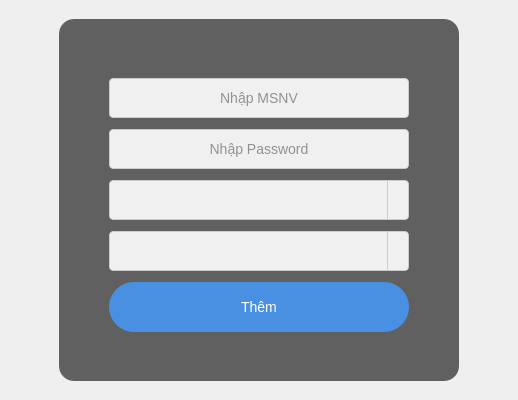
      <widget class="QWidget" name="tabadduser">
       <attribute name="icon">
        <iconset resource="lib_icon_InventoryManagement.qrc">
         <normaloff>:/icon/images/icon/add_user.png</normaloff>:/icon/images/icon/add_user.png</iconset>
       </attribute>
       <attribute name="title">
        <string>ADD USER</string>
       </attribute>
       <layout class="QVBoxLayout" name="verticalLayout_18">
        <property name="spacing">
         <number>5</number>
        </property>
        <property name="leftMargin">
         <number>5</number>
        </property>
        <property name="topMargin">
         <number>5</number>
        </property>
        <property name="rightMargin">
         <number>5</number>
        </property>
        <property name="bottomMargin">
         <number>5</number>
        </property>
        <item>
         <widget class="QWidget" name="horizontalWidget_Login_2" native="true">
          <layout class="QHBoxLayout" name="horizontalLayout_17">
           <property name="spacing">
            <number>5</number>
           </property>
           <property name="leftMargin">
            <number>5</number>
           </property>
           <property name="topMargin">
            <number>5</number>
           </property>
           <property name="rightMargin">
            <number>5</number>
           </property>
           <property name="bottomMargin">
            <number>5</number>
           </property>
           <item>
            <spacer name="horizontalSpacer_22">
             <property name="orientation">
              <enum>Qt::Horizontal</enum>
             </property>
             <property name="sizeHint" stdset="0">
              <size>
               <width>40</width>
               <height>20</height>
              </size>
             </property>
            </spacer>
           </item>
           <item>
            <widget class="QWidget" name="widget_themUser" native="true">
             <layout class="QVBoxLayout" name="verticalLayout_16">
              <item>
               <widget class="QWidget" name="widget_adduser" native="true">
                <property name="sizePolicy">
                 <sizepolicy hsizetype="Fixed" vsizetype="Preferred">
                  <horstretch>0</horstretch>
                  <verstretch>0</verstretch>
                 </sizepolicy>
                </property>
                <property name="minimumSize">
                 <size>
                  <width>400</width>
                  <height>0</height>
                 </size>
                </property>
                <property name="maximumSize">
                 <size>
                  <width>600</width>
                  <height>500</height>
                 </size>
                </property>
                <property name="styleSheet">
                 <string notr="true">QWidget {
    background-color: rgba(0, 0, 0, 0.6); /* Màu nền đen mờ */
    border-radius: 15px; /* Bo góc mềm mại */
}
</string>
                </property>
                <layout class="QVBoxLayout" name="verticalLayout_17">
                 <item>
                  <spacer name="verticalSpacer_22">
                   <property name="orientation">
                    <enum>Qt::Vertical</enum>
                   </property>
                   <property name="sizeType">
                    <enum>QSizePolicy::Fixed</enum>
                   </property>
                   <property name="sizeHint" stdset="0">
                    <size>
                     <width>20</width>
                     <height>10</height>
                    </size>
                   </property>
                  </spacer>
                 </item>
                 <item>
                  <layout class="QHBoxLayout" name="horizontalLayout_18">
                   <item>
                    <widget class="QLabel" name="adduser_logo_label">
                     <property name="sizePolicy">
                      <sizepolicy hsizetype="Fixed" vsizetype="Preferred">
                       <horstretch>0</horstretch>
                       <verstretch>0</verstretch>
                      </sizepolicy>
                     </property>
                     <property name="maximumSize">
                      <size>
                       <width>100</width>
                       <height>70</height>
                      </size>
                     </property>
                     <property name="font">
                      <font>
                       <weight>75</weight>
                       <bold>true</bold>
                      </font>
                     </property>
                     <property name="styleSheet">
                      <string notr="true">QLabel {
    background-color: transparent; /* Nền trong suốt */
}
</string>
                     </property>
                     <property name="text">
                      <string/>
                     </property>
                     <property name="pixmap">
                      <pixmap resource="lib_icon_InventoryManagement.qrc">:/icon/images/icon/logo.png</pixmap>
                     </property>
                     <property name="scaledContents">
                      <bool>true</bool>
                     </property>
                     <property name="alignment">
                      <set>Qt::AlignCenter</set>
                     </property>
                     <property name="wordWrap">
                      <bool>false</bool>
                     </property>
                    </widget>
                   </item>
                  </layout>
                 </item>
                 <item>
                  <spacer name="verticalSpacer_23">
                   <property name="orientation">
                    <enum>Qt::Vertical</enum>
                   </property>
                   <property name="sizeType">
                    <enum>QSizePolicy::Fixed</enum>
                   </property>
                   <property name="sizeHint" stdset="0">
                    <size>
                     <width>20</width>
                     <height>20</height>
                    </size>
                   </property>
                  </spacer>
                 </item>
                 <item>
                  <layout class="QHBoxLayout" name="horizontalLayout_19">
                   <item>
                    <widget class="QLineEdit" name="adduser_msnv_lineedit">
                     <property name="sizePolicy">
                      <sizepolicy hsizetype="Fixed" vsizetype="Fixed">
                       <horstretch>0</horstretch>
                       <verstretch>0</verstretch>
                      </sizepolicy>
                     </property>
                     <property name="minimumSize">
                      <size>
                       <width>300</width>
                       <height>40</height>
                      </size>
                     </property>
                     <property name="font">
                      <font>
                       <pointsize>-1</pointsize>
                      </font>
                     </property>
                     <property name="autoFillBackground">
                      <bool>false</bool>
                     </property>
                     <property name="styleSheet">
                      <string notr="true">QLineEdit {
    background-color: #f0f0f0;
    border: 1px solid #ccc;
    border-radius: 4px;
    padding: 4px;
    color: #333;
	font-size: 14px;
}

QLineEdit:focus {
    border: 2px solid #4a90e2; /* Màu viền khi focus */
}</string>
                     </property>
                     <property name="inputMask">
                      <string/>
                     </property>
                     <property name="maxLength">
                      <number>30</number>
                     </property>
                     <property name="alignment">
                      <set>Qt::AlignCenter</set>
                     </property>
                     <property name="placeholderText">
                      <string>Nhập MSNV</string>
                     </property>
                    </widget>
                   </item>
                  </layout>
                 </item>
                 <item>
                  <spacer name="verticalSpacer_24">
                   <property name="orientation">
                    <enum>Qt::Vertical</enum>
                   </property>
                   <property name="sizeType">
                    <enum>QSizePolicy::Fixed</enum>
                   </property>
                   <property name="sizeHint" stdset="0">
                    <size>
                     <width>20</width>
                     <height>5</height>
                    </size>
                   </property>
                  </spacer>
                 </item>
                 <item>
                  <layout class="QHBoxLayout" name="horizontalLayout_20">
                   <item>
                    <widget class="QLineEdit" name="adduser_password_lineedit">
                     <property name="sizePolicy">
                      <sizepolicy hsizetype="Fixed" vsizetype="Fixed">
                       <horstretch>0</horstretch>
                       <verstretch>0</verstretch>
                      </sizepolicy>
                     </property>
                     <property name="minimumSize">
                      <size>
                       <width>300</width>
                       <height>40</height>
                      </size>
                     </property>
                     <property name="font">
                      <font>
                       <pointsize>-1</pointsize>
                      </font>
                     </property>
                     <property name="styleSheet">
                      <string notr="true">QLineEdit {
    background-color: #f0f0f0;
    border: 1px solid #ccc;
    border-radius: 4px;
    padding: 4px;
    font-size: 14px;
    color: #333;
}

QLineEdit:focus {
    border: 2px solid #4a90e2; /* Màu viền khi focus */
}</string>
                     </property>
                     <property name="inputMask">
                      <string/>
                     </property>
                     <property name="maxLength">
                      <number>16</number>
                     </property>
                     <property name="echoMode">
                      <enum>QLineEdit::Password</enum>
                     </property>
                     <property name="alignment">
                      <set>Qt::AlignCenter</set>
                     </property>
                     <property name="placeholderText">
                      <string>Nhập Password</string>
                     </property>
                     <property name="clearButtonEnabled">
                      <bool>false</bool>
                     </property>
                    </widget>
                   </item>
                  </layout>
                 </item>
                 <item>
                  <spacer name="verticalSpacer_36">
                   <property name="orientation">
                    <enum>Qt::Vertical</enum>
                   </property>
                   <property name="sizeType">
                    <enum>QSizePolicy::Fixed</enum>
                   </property>
                   <property name="sizeHint" stdset="0">
                    <size>
                     <width>20</width>
                     <height>5</height>
                    </size>
                   </property>
                  </spacer>
                 </item>
                 <item>
                  <layout class="QHBoxLayout" name="horizontalLayout_27">
                   <item>
                    <widget class="QComboBox" name="tabadduser_level_combobox">
                     <property name="sizePolicy">
                      <sizepolicy hsizetype="Fixed" vsizetype="Fixed">
                       <horstretch>0</horstretch>
                       <verstretch>0</verstretch>
                      </sizepolicy>
                     </property>
                     <property name="minimumSize">
                      <size>
                       <width>300</width>
                       <height>40</height>
                      </size>
                     </property>
                     <property name="font">
                      <font>
                       <pointsize>-1</pointsize>
                      </font>
                     </property>
                     <property name="cursor">
                      <cursorShape>PointingHandCursor</cursorShape>
                     </property>
                     <property name="toolTip">
                      <string>Level</string>
                     </property>
                     <property name="layoutDirection">
                      <enum>Qt::LeftToRight</enum>
                     </property>
                     <property name="styleSheet">
                      <string notr="true">/* QComboBox styling */
QComboBox {
    background-color: #f0f0f0;
    border: 1px solid #ccc;
    border-radius: 4px;
    padding: 4px;
    font-size: 14px;
    color: #333;
}

/* Khi QComboBox được focus */
QComboBox:focus {
    border: 2px solid #4a90e2; /* Màu viền khi focus */
}

QComboBox::drop-down {
    border-left: 1px solid #ccc;
    width: 20px;
}

QComboBox::down-arrow {
    image: url(:/icon/images/icon/pngwing.com.png); /* Đảm bảo bạn có một biểu tượng mũi tên trong thư mục 'icons' */
}</string>
                     </property>
                     <property name="editable">
                      <bool>false</bool>
                     </property>
                    </widget>
                   </item>
                  </layout>
                 </item>
                 <item>
                  <spacer name="verticalSpacer_27">
                   <property name="orientation">
                    <enum>Qt::Vertical</enum>
                   </property>
                   <property name="sizeType">
                    <enum>QSizePolicy::Fixed</enum>
                   </property>
                   <property name="sizeHint" stdset="0">
                    <size>
                     <width>20</width>
                     <height>5</height>
                    </size>
                   </property>
                  </spacer>
                 </item>
                 <item>
                  <layout class="QHBoxLayout" name="horizontalLayout_28">
                   <item>
                    <widget class="QComboBox" name="tabadduser_team_combobox">
                     <property name="sizePolicy">
                      <sizepolicy hsizetype="Fixed" vsizetype="Fixed">
                       <horstretch>0</horstretch>
                       <verstretch>0</verstretch>
                      </sizepolicy>
                     </property>
                     <property name="minimumSize">
                      <size>
                       <width>300</width>
                       <height>40</height>
                      </size>
                     </property>
                     <property name="font">
                      <font>
                       <pointsize>-1</pointsize>
                      </font>
                     </property>
                     <property name="cursor">
                      <cursorShape>PointingHandCursor</cursorShape>
                     </property>
                     <property name="toolTip">
                      <string>Level</string>
                     </property>
                     <property name="layoutDirection">
                      <enum>Qt::LeftToRight</enum>
                     </property>
                     <property name="styleSheet">
                      <string notr="true">/* QComboBox styling */
QComboBox {
    background-color: #f0f0f0;
    border: 1px solid #ccc;
    border-radius: 4px;
    padding: 4px;
    font-size: 14px;
    color: #333;
}

/* Khi QComboBox được focus */
QComboBox:focus {
    border: 2px solid #4a90e2; /* Màu viền khi focus */
}

QComboBox::drop-down {
    border-left: 1px solid #ccc;
    width: 20px;
}

QComboBox::down-arrow {
    image: url(:/icon/images/icon/pngwing.com.png); /* Đảm bảo bạn có một biểu tượng mũi tên trong thư mục 'icons' */
}</string>
                     </property>
                     <property name="editable">
                      <bool>false</bool>
                     </property>
                    </widget>
                   </item>
                  </layout>
                 </item>
                 <item>
                  <spacer name="verticalSpacer_25">
                   <property name="orientation">
                    <enum>Qt::Vertical</enum>
                   </property>
                   <property name="sizeType">
                    <enum>QSizePolicy::Fixed</enum>
                   </property>
                   <property name="sizeHint" stdset="0">
                    <size>
                     <width>20</width>
                     <height>5</height>
                    </size>
                   </property>
                  </spacer>
                 </item>
                 <item>
                  <layout class="QHBoxLayout" name="horizontalLayout_21">
                   <item>
                    <widget class="QPushButton" name="adduser_them_button">
                     <property name="sizePolicy">
                      <sizepolicy hsizetype="Fixed" vsizetype="Maximum">
                       <horstretch>0</horstretch>
                       <verstretch>0</verstretch>
                      </sizepolicy>
                     </property>
                     <property name="minimumSize">
                      <size>
                       <width>300</width>
                       <height>50</height>
                      </size>
                     </property>
                     <property name="maximumSize">
                      <size>
                       <width>16777215</width>
                       <height>50</height>
                      </size>
                     </property>
                     <property name="sizeIncrement">
                      <size>
                       <width>0</width>
                       <height>40</height>
                      </size>
                     </property>
                     <property name="font">
                      <font>
                       <pointsize>-1</pointsize>
                      </font>
                     </property>
                     <property name="cursor">
                      <cursorShape>PointingHandCursor</cursorShape>
                     </property>
                     <property name="styleSheet">
                      <string notr="true">/* QPushButton styling */
QPushButton {
    background-color: #4a90e2;
    border: none;
    border-radius: 25px;
    color: #fff;
    font-size: 14px;
    padding: 6px 12px;
}

QPushButton:hover {
    background-color: #357ab7;
	font: 16pt;
}

QPushButton:pressed {
    background-color: #2a6cae;
}

QPushButton:disabled {
    background-color: #ccc;
    color: #666;
}</string>
                     </property>
                     <property name="text">
                      <string>Thêm</string>
                     </property>
                     <property name="iconSize">
                      <size>
                       <width>32</width>
                       <height>32</height>
                      </size>
                     </property>
                    </widget>
                   </item>
                  </layout>
                 </item>
                 <item>
                  <spacer name="verticalSpacer_26">
                   <property name="orientation">
                    <enum>Qt::Vertical</enum>
                   </property>
                   <property name="sizeHint" stdset="0">
                    <size>
                     <width>20</width>
                     <height>40</height>
                    </size>
                   </property>
                  </spacer>
                 </item>
                </layout>
               </widget>
              </item>
             </layout>
            </widget>
           </item>
           <item>
            <spacer name="horizontalSpacer_23">
             <property name="orientation">
              <enum>Qt::Horizontal</enum>
             </property>
             <property name="sizeHint" stdset="0">
              <size>
               <width>40</width>
               <height>20</height>
              </size>
             </property>
            </spacer>
           </item>
          </layout>
         </widget>
        </item>
       </layout>
      </widget>
